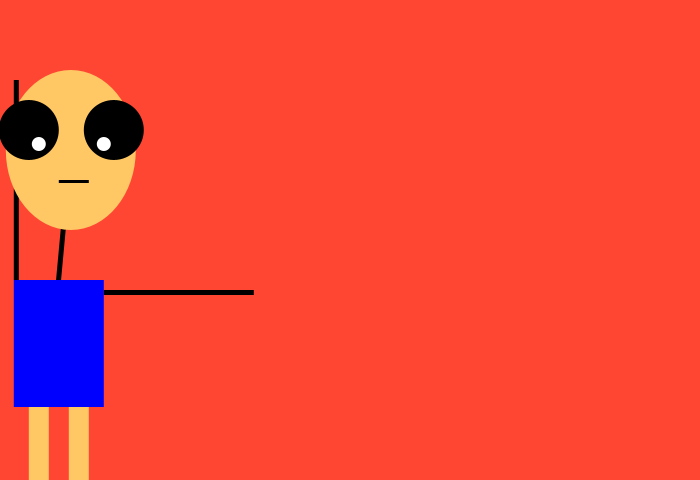
Frame 1 (no input)
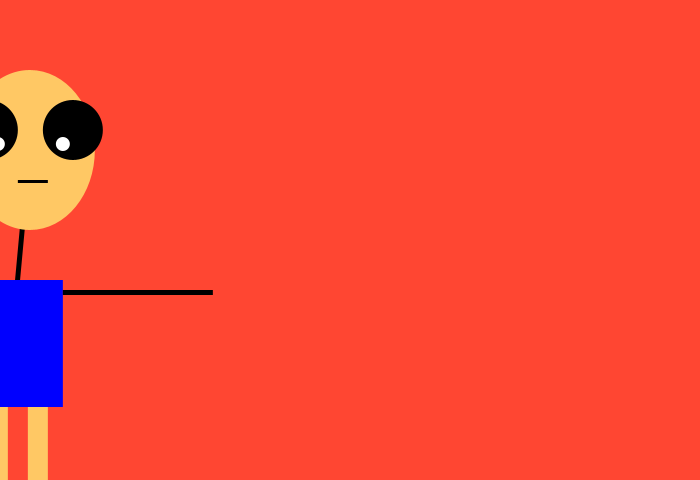
Frame 60 (the mouse pressed at the canvas centre just before this capture)
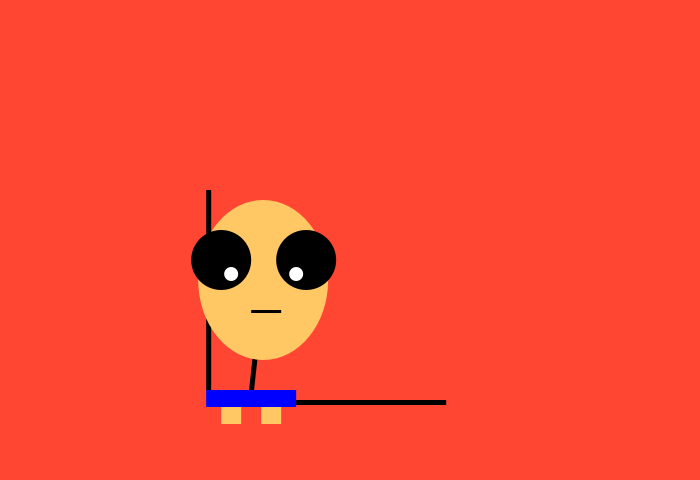
Frame 120 (the mouse held since frame 60 and released just before this capture)

The Processing sketch that drew these frames (run headless with seeded random() and noise(); from frame 60 on, the mouse is pressed at the canvas centre):

// Processing sketch: processing_55680
// ── processing_55680.pde

float x = 60; // X-coordinate
float y = 440; // Y-coordinate
int radius = 60; // Head Radius
int bodyHeight = 160; // Body Height
int neckHeight = 70; // Neck Height
float easing = 0.02;
void setup() {
size(700, 480);
smooth();
strokeWeight(5);

ellipseMode(RADIUS);
}
void draw() {
int targetX = mouseX;
x += (targetX - x) * easing;
if (mousePressed) {
neckHeight = 50;
bodyHeight = 50;
} else {
neckHeight = 70;
bodyHeight = 160;
}
float ny = y - bodyHeight - neckHeight - radius;
background(750,70,50); 
// Neck
stroke(0);         
line(x, y-bodyHeight, x+12, ny);
// Body
noStroke();
fill(500,200,100); 
rect (x+10, y-33, 20, bodyHeight-33);
rect (x-30, y-33, 20, bodyHeight-33);
fill(0,0,255); 
rect(x-45, y-bodyHeight, 90, bodyHeight-33);
fill(0);
rect(x-45, y-bodyHeight-200, 5, 200);
rect(x+45, y-bodyHeight+10, 150, 5);
// Head
fill(500,200,100);   
ellipse(x+12, ny, radius+5, radius+20);
fill(0);
ellipse(x+55, ny-20, 30, 30);
ellipse(x-30, ny-20, 30, 30);
rect(x, ny+30, 30, 3);
fill(255);
ellipse(x+45, ny-6, 7, 7);
ellipse(x-20, ny-6, 7, 7);

}
